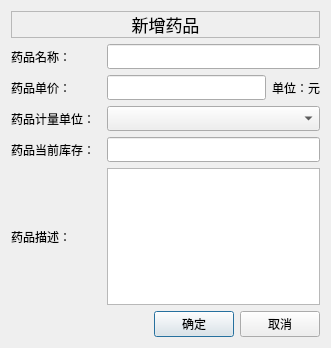
<?xml version="1.0" encoding="UTF-8"?>
<ui version="4.0">
 <class>MedicineAddDialog</class>
 <widget class="QDialog" name="MedicineAddDialog">
  <property name="geometry">
   <rect>
    <x>0</x>
    <y>0</y>
    <width>331</width>
    <height>348</height>
   </rect>
  </property>
  <property name="windowTitle">
   <string>MedicineAddDialog</string>
  </property>
  <layout class="QVBoxLayout" name="verticalLayout">
   <item>
    <widget class="QFrame" name="frame">
     <property name="frameShape">
      <enum>QFrame::StyledPanel</enum>
     </property>
     <property name="frameShadow">
      <enum>QFrame::Raised</enum>
     </property>
     <layout class="QHBoxLayout" name="horizontalLayout">
      <property name="spacing">
       <number>0</number>
      </property>
      <property name="leftMargin">
       <number>0</number>
      </property>
      <property name="topMargin">
       <number>0</number>
      </property>
      <property name="rightMargin">
       <number>0</number>
      </property>
      <property name="bottomMargin">
       <number>0</number>
      </property>
      <item>
       <widget class="QLabel" name="label">
        <property name="font">
         <font>
          <family>微软雅黑</family>
          <pointsize>13</pointsize>
         </font>
        </property>
        <property name="text">
         <string>新增药品</string>
        </property>
        <property name="alignment">
         <set>Qt::AlignCenter</set>
        </property>
       </widget>
      </item>
     </layout>
    </widget>
   </item>
   <item>
    <layout class="QHBoxLayout" name="horizontalLayout_2">
     <item>
      <widget class="QLabel" name="label_2">
       <property name="sizePolicy">
        <sizepolicy hsizetype="Fixed" vsizetype="Preferred">
         <horstretch>0</horstretch>
         <verstretch>0</verstretch>
        </sizepolicy>
       </property>
       <property name="minimumSize">
        <size>
         <width>90</width>
         <height>0</height>
        </size>
       </property>
       <property name="maximumSize">
        <size>
         <width>90</width>
         <height>16777215</height>
        </size>
       </property>
       <property name="font">
        <font>
         <family>微软雅黑</family>
        </font>
       </property>
       <property name="text">
        <string>药品名称：</string>
       </property>
      </widget>
     </item>
     <item>
      <widget class="QLineEdit" name="lineEdit">
       <property name="font">
        <font>
         <family>微软雅黑</family>
        </font>
       </property>
      </widget>
     </item>
    </layout>
   </item>
   <item>
    <layout class="QHBoxLayout" name="horizontalLayout_3">
     <item>
      <widget class="QLabel" name="label_3">
       <property name="sizePolicy">
        <sizepolicy hsizetype="Fixed" vsizetype="Preferred">
         <horstretch>0</horstretch>
         <verstretch>0</verstretch>
        </sizepolicy>
       </property>
       <property name="minimumSize">
        <size>
         <width>90</width>
         <height>0</height>
        </size>
       </property>
       <property name="maximumSize">
        <size>
         <width>90</width>
         <height>16777215</height>
        </size>
       </property>
       <property name="font">
        <font>
         <family>微软雅黑</family>
        </font>
       </property>
       <property name="text">
        <string>药品单价：</string>
       </property>
      </widget>
     </item>
     <item>
      <widget class="QLineEdit" name="lineEdit_2">
       <property name="font">
        <font>
         <family>微软雅黑</family>
        </font>
       </property>
      </widget>
     </item>
     <item>
      <widget class="QLabel" name="label_7">
       <property name="font">
        <font>
         <family>微软雅黑</family>
        </font>
       </property>
       <property name="text">
        <string>单位：元</string>
       </property>
      </widget>
     </item>
    </layout>
   </item>
   <item>
    <layout class="QHBoxLayout" name="horizontalLayout_4">
     <item>
      <widget class="QLabel" name="label_4">
       <property name="sizePolicy">
        <sizepolicy hsizetype="Fixed" vsizetype="Preferred">
         <horstretch>0</horstretch>
         <verstretch>0</verstretch>
        </sizepolicy>
       </property>
       <property name="minimumSize">
        <size>
         <width>90</width>
         <height>0</height>
        </size>
       </property>
       <property name="maximumSize">
        <size>
         <width>90</width>
         <height>16777215</height>
        </size>
       </property>
       <property name="font">
        <font>
         <family>微软雅黑</family>
        </font>
       </property>
       <property name="text">
        <string>药品计量单位：</string>
       </property>
      </widget>
     </item>
     <item>
      <widget class="QComboBox" name="comboBox">
       <property name="font">
        <font>
         <family>微软雅黑</family>
        </font>
       </property>
      </widget>
     </item>
    </layout>
   </item>
   <item>
    <layout class="QHBoxLayout" name="horizontalLayout_5">
     <item>
      <widget class="QLabel" name="label_5">
       <property name="sizePolicy">
        <sizepolicy hsizetype="Fixed" vsizetype="Preferred">
         <horstretch>0</horstretch>
         <verstretch>0</verstretch>
        </sizepolicy>
       </property>
       <property name="minimumSize">
        <size>
         <width>90</width>
         <height>0</height>
        </size>
       </property>
       <property name="maximumSize">
        <size>
         <width>90</width>
         <height>16777215</height>
        </size>
       </property>
       <property name="font">
        <font>
         <family>微软雅黑</family>
        </font>
       </property>
       <property name="text">
        <string>药品当前库存：</string>
       </property>
      </widget>
     </item>
     <item>
      <widget class="QLineEdit" name="lineEdit_4">
       <property name="font">
        <font>
         <family>微软雅黑</family>
        </font>
       </property>
      </widget>
     </item>
    </layout>
   </item>
   <item>
    <layout class="QHBoxLayout" name="horizontalLayout_6">
     <item>
      <widget class="QLabel" name="label_6">
       <property name="sizePolicy">
        <sizepolicy hsizetype="Fixed" vsizetype="Preferred">
         <horstretch>0</horstretch>
         <verstretch>0</verstretch>
        </sizepolicy>
       </property>
       <property name="minimumSize">
        <size>
         <width>90</width>
         <height>0</height>
        </size>
       </property>
       <property name="maximumSize">
        <size>
         <width>90</width>
         <height>16777215</height>
        </size>
       </property>
       <property name="font">
        <font>
         <family>微软雅黑</family>
        </font>
       </property>
       <property name="text">
        <string>药品描述：</string>
       </property>
      </widget>
     </item>
     <item>
      <widget class="QTextEdit" name="textEdit"/>
     </item>
    </layout>
   </item>
   <item>
    <layout class="QHBoxLayout" name="horizontalLayout_7">
     <item>
      <spacer name="horizontalSpacer">
       <property name="orientation">
        <enum>Qt::Horizontal</enum>
       </property>
       <property name="sizeHint" stdset="0">
        <size>
         <width>40</width>
         <height>20</height>
        </size>
       </property>
      </spacer>
     </item>
     <item>
      <widget class="QPushButton" name="pushButton">
       <property name="font">
        <font>
         <family>微软雅黑</family>
        </font>
       </property>
       <property name="text">
        <string>确定</string>
       </property>
      </widget>
     </item>
     <item>
      <widget class="QPushButton" name="pushButton_2">
       <property name="font">
        <font>
         <family>微软雅黑</family>
        </font>
       </property>
       <property name="text">
        <string>取消</string>
       </property>
      </widget>
     </item>
    </layout>
   </item>
  </layout>
 </widget>
 <layoutdefault spacing="6" margin="11"/>
 <resources/>
 <connections/>
</ui>
